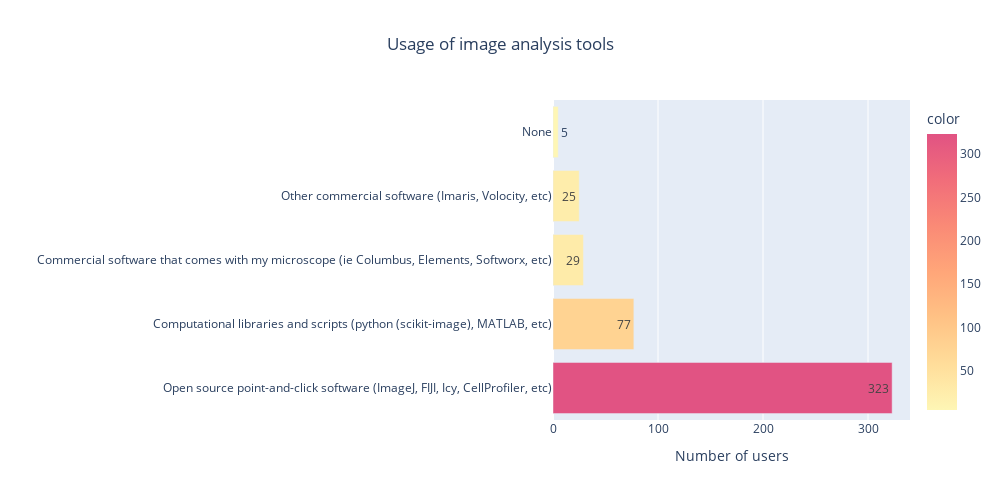

The cell this chart's notebook holds for it:
### Code cell
# Bar chart for the mostly used image analysis tools 
counts_tools = data["Most used image analysis tools"].value_counts()
most_used_tools = px.bar(data, y=counts_tools.index, x=counts_tools.values, color=counts_tools.values, title ="Usage of image analysis tools", color_continuous_scale='Pinkyl', labels = {"x":"Number of users", "y":""}, text_auto=True, width=1000, height=500)
most_used_tools.update_layout(title_x=0.5)

### Figure 1 — Plotly figure (JSON) as saved in the notebook; plotly's stock layout.template omitted (floating-point values rounded to 4 significant figures)
{"data": [{"alignmentgroup": "True", "hovertemplate": "Number of users=%{x}<br>=%{y}<br>color=%{marker.color}<extra></extra>", "legendgroup": "", "marker": {"color": [323, 77, 29, 25, 5], "coloraxis": "coloraxis", "pattern": {"shape": ""}}, "name": "", "offsetgroup": "", "orientation": "h", "showlegend": false, "textposition": "auto", "texttemplate": "%{x}", "type": "bar", "x": [323, 77, 29, 25, 5], "xaxis": "x", "y": ["Open source point-and-click software (ImageJ, FIJI, Icy, CellProfiler, etc)", "Computational libraries and scripts (python (scikit-image), MATLAB, etc)", "Commercial software that comes with my microscope (ie Columbus, Elements, Softworx, etc)", "Other commercial software (Imaris, Volocity, etc)", "None"], "yaxis": "y"}], "layout": {"barmode": "relative", "coloraxis": {"colorbar": {"title": {"text": "color"}}, "colorscale": [[0, "rgb(254, 246, 181)"], [0.1667, "rgb(255, 221, 154)"], [0.3333, "rgb(255, 194, 133)"], [0.5, "rgb(255, 166, 121)"], [0.6667, "rgb(250, 138, 118)"], [0.8333, "rgb(241, 109, 122)"], [1, "rgb(225, 83, 131)"]]}, "height": 500, "legend": {"tracegroupgap": 0}, "title": {"text": "Usage of image analysis tools", "x": 0.5}, "width": 1000, "xaxis": {"anchor": "y", "domain": [0, 1], "title": {"text": "Number of users"}}, "yaxis": {"anchor": "x", "domain": [0, 1], "title": {"text": ""}}}}
